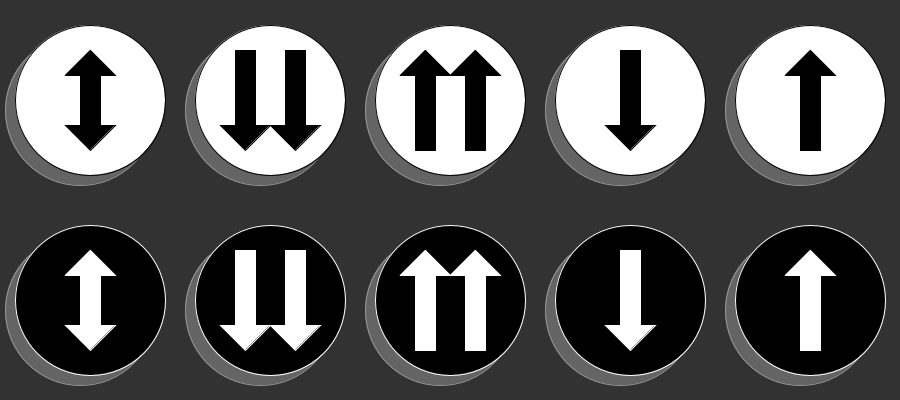
Frame 1 (no input)
Frame 60 (the mouse pressed at the canvas centre just before this capture): identical to frame 1, image omitted
Frame 120 (the mouse held since frame 60 and released just before this capture): identical to frame 1, image omitted

The Processing sketch that drew this single still picture (run headless with seeded random() and noise(); from frame 60 on, the mouse is pressed at the canvas centre):

// Processing sketch: processing_39163
// ── processing_39163.pde

int numButtons = 10;
// keep track of which button is mouse in on
int currentButton;
float buttonRadius;

// keep track of button x and y based on if button is up or down
float[] buttonX = new float[numButtons];
float[] buttonY = new float[numButtons];
// set of x and y locations when button is up
float[] buttonUpX = new float[numButtons];
float[] buttonUpY = new float[numButtons];
//set of x and y locations when button is down
float[] buttonDownX = new float[numButtons];
float[] buttonDownY = new float[numButtons];

// keep track of which row and col each button is in
int[] buttonCol = new int[numButtons];
int[] buttonRow = new int[numButtons];

// keep track if each button is up or down
boolean[] buttonDown = new boolean[numButtons];
boolean[] buttonUp = new boolean[numButtons];

// keep track of the color of each button based on up or down
float[] buttonFill = new float[numButtons];
float[] arrowFill = new float[numButtons];

void setup() {
  size(900, 400);

  buttonRadius = 75;

  for (int col=0; col<5; col++) {
    for (int row=0; row<2; row++) {
      if (row == 0) {
        // initialize buttons in top row to be white
        buttonFill[col+(5*row)] = 255;
        arrowFill[col+(5*row)] = 0;
      }
      else if (row==1) {
        // initialize buttons in bottom row to be black
        buttonFill[col+(5*row)] = 0;
        arrowFill[col+(5*row)] = 255;
      }
      // set up and down locations for each button
      buttonUpX[col+(5*row)] = 90+col*180;
      buttonUpY[col+(5*row)] = 100+row*200;
      buttonDownX[col+(5*row)] = buttonUpX[col+(5*row)] - 10;
      buttonDownY[col+(5*row)] = buttonUpY[col+(5*row)] + 10;
      // set row and col of each button
      buttonCol[col+(5*row)] = col;
      buttonRow[col+(5*row)] = row;
    }
  }

  for (int i=0; i<numButtons; i++) {
    // initialize each button to be up
    buttonDown[i] = false;
    buttonUp[i] = true;
    buttonX[i] = buttonUpX[i];
    buttonY[i] = buttonUpY[i];
  }
}

void draw() {
  background(50);
  drawButtons();
  currentButton = checkButtons();
  animate();
}

int checkButtons() {
  for (int i=0; i<numButtons; i++) {
    /* if the mouse is on any of the buttons, return the index
    of that button */
    if (mouseOnButton(i)) {
      return i;
    }
  }
  return -1;
}

boolean mouseOnButton(int buttonIndex) {
  // get distance between mouseX and center of button
  float xDist = abs(mouseX-buttonX[buttonIndex]);
  // get distance between mouseY and center of button
  float yDist = abs(mouseY-buttonY[buttonIndex]);
  // get distance between mouse and center of button
  float totalDist = sqrt(xDist*xDist + yDist*yDist);
  /* if the distance between the mouse and the center of the
  button is less than the button radius, the mouse is on the 
  button */
  if (totalDist < buttonRadius) {
    return true;
  } 
  else {
    return false;
  }
}

void animate() {
  for (int i=0; i<numButtons; i++) {
    if (buttonDown[i]) {
      // if the button is down, set its down x and y locations
      buttonX[i] = buttonDownX[i];
      buttonY[i] = buttonDownY[i];
      // if the button is down, flip the colors of the button
      if (buttonRow[i]==0) {
        buttonFill[i] = 0;
        arrowFill[i] = 255;
      } 
      else if (buttonRow[i]==1) {
        buttonFill[i] = 255;
        arrowFill[i] = 0;
      }
    }
    else if (buttonUp[i]) {
      // if the button is up, set its up x and y locations
      buttonX[i] = buttonUpX[i];
      buttonY[i] = buttonUpY[i];
      // if the button is up, set colors back to initial
      if (buttonRow[i]==0) {
        buttonFill[i] = 255;
        arrowFill[i] = 0;
      } 
      else if (buttonRow[i]==1) {
        buttonFill[i] = 0;
        arrowFill[i] = 255;
      }
    }
  }
}

void mousePressed() {
  if (currentButton != -1) {
    // animate the buttons based on which col they are in
    switch(buttonCol[currentButton]) {
    case 0:
    // whenever mouse is pressed, button is down until release
      buttonDown[currentButton] = true;
      buttonUp[currentButton] = false;
      return;
    case 1:
    // whenever mouse is pressed, flip position of button
      buttonDown[currentButton] = !buttonDown[currentButton];
      buttonUp[currentButton] = !buttonUp[currentButton];
      return;
    case 2:
      return;
    case 3:
    // whenever mouse is pressed, button stays down indefinitely
      buttonDown[currentButton] = true;
      buttonUp[currentButton] = false;
      return;
    case 4:
      return;
    }
  }
}

void mouseReleased() {
  /* whenever mouse is released, be sure to release the buttons
  in the first col */
  buttonDown[0] = false;
  buttonUp[0] = true;
  buttonDown[5] = false;
  buttonUp[5] = true;
  if (currentButton != -1) {
    switch(buttonCol[currentButton]) {
    case 0:
    // whenever mouse is released, button is up until pressed
      buttonDown[currentButton] = false;
      buttonUp[currentButton] = true;
      return;
    case 1:
      return;
    case 2:
    // whenever mouse is released, flip position of button
      buttonDown[currentButton] = !buttonDown[currentButton];
      buttonUp[currentButton] = !buttonUp[currentButton];
      return;
    case 3:
      return;
    case 4:
    // whenever mouse is released, button is down indefinitely
      buttonDown[currentButton] = true;
      buttonUp[currentButton] = false;
      return;
    }
  }
}

void keyPressed() {
  // if 'r' is pressed, reset the buttons
  if (key=='r' || key=='R') {
    setup();
  }
}

void drawButtons() {
  int arrowOffset = 25;

  for (int i=0; i<numButtons; i++) {
    // draw button depth
    fill(100);
    stroke(150);
    ellipse(buttonDownX[i], buttonDownY[i], 2*buttonRadius, 
    2*buttonRadius);
    
    // draw each button
    fill(buttonFill[i]);
    stroke(arrowFill[i]);
    ellipse(buttonX[i], buttonY[i], 2*buttonRadius, 
    2*buttonRadius);
    // draw icon based on col
    switch(buttonCol[i]) {
    case 0:
    // one double-headed arrow
      drawDoubleArrow(arrowFill[i], buttonX[i]-arrowOffset, 
      buttonY[i]-arrowOffset);
      break;
    case 1:
    // two single-headed down arrows
      drawSingleArrow(arrowFill[i], buttonX[i]-25-arrowOffset, 
      buttonY[i]-arrowOffset, 1);
      drawSingleArrow(arrowFill[i], buttonX[i]+25-arrowOffset, 
      buttonY[i]-arrowOffset, 1);
      break;
    case 2:
    // two single-headed up arrows
      drawSingleArrow(arrowFill[i], buttonX[i]-25-arrowOffset, 
      buttonY[i]-arrowOffset, 0);
      drawSingleArrow(arrowFill[i], buttonX[i]+25-arrowOffset, 
      buttonY[i]-arrowOffset, 0);
      break;
    case 3:
    // one single-headed down arrow
      drawSingleArrow(arrowFill[i], buttonX[i]-arrowOffset, 
      buttonY[i]-arrowOffset, 1);
      break;
    case 4:
    // one single-headed up arrow
      drawSingleArrow(arrowFill[i], buttonX[i]-arrowOffset, 
      buttonY[i]-arrowOffset, 0);
      break;
    }
  }
}

void drawSingleArrow(float arrowFill, float x, float y, 
float dir) {
  fill(arrowFill);
  // arrow-head is up
  if (dir==0) {
    rect(x+15, y, 20, 75);
    drawArrowHead(arrowFill, x, y, 0);
  }
  else if (dir==1) {
    // arrow-head is down
    rect(x+15, y-25, 20, 75);
    drawArrowHead(arrowFill, x, y+50, 1);
  }
}

void drawDoubleArrow(float arrowFill, float x, float y) {
  fill(arrowFill);
  rect(x+15, y, 20, 50);
  // up arrow-head
  drawArrowHead(arrowFill, x, y, 0);
  // down arrow-head
  drawArrowHead(arrowFill, x, y+50, 1);
}

void drawArrowHead(float arrowFill, float x, float y, int dir) {
  fill(arrowFill);
  if (dir==0) {
    // point is up
    triangle(x, y, x+50, y, x+25, y-25);
  }
  else if (dir==1) {
    // point is down
    triangle(x, y, x+50, y, x+25, y+25);
  }
}
